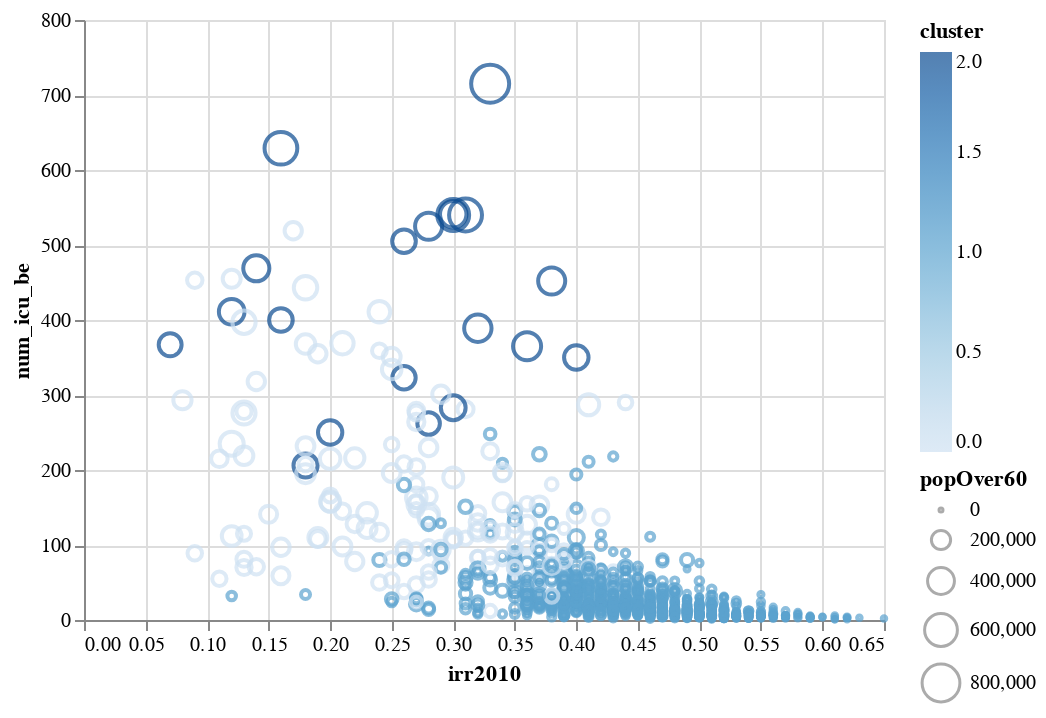

Notebook cell for this chart:
### Code cell
alt.Chart(sample).mark_point().encode(
    x='irr2010',
    y='num_icu_be',
    size='popOver60',
    tooltip=['County','State'],
    color='cluster'
)

### Figure 1 — Vega-Lite specification as saved in the notebook (floating-point values rounded to 4 significant figures; data arrays with more than 128 entries replaced by an {"elided": "..."} marker saying what was removed)
{"config": {"view": {"continuousWidth": 400, "continuousHeight": 300}}, "data": {"name": "data-cec89cc4a832903e25f36302aaaff406"}, "mark": "point", "encoding": {"color": {"type": "quantitative", "field": "cluster"}, "size": {"type": "quantitative", "field": "popOver60"}, "tooltip": [{"type": "nominal", "field": "County"}, {"type": "nominal", "field": "State"}], "x": {"type": "quantitative", "field": "irr2010"}, "y": {"type": "quantitative", "field": "num_icu_be"}}, "$schema": "https://vega.github.io/schema/vega-lite/v4.8.1.json", "datasets": {"data-cec89cc4a832903e25f36302aaaff406": {"elided": "1332 records"}}}
